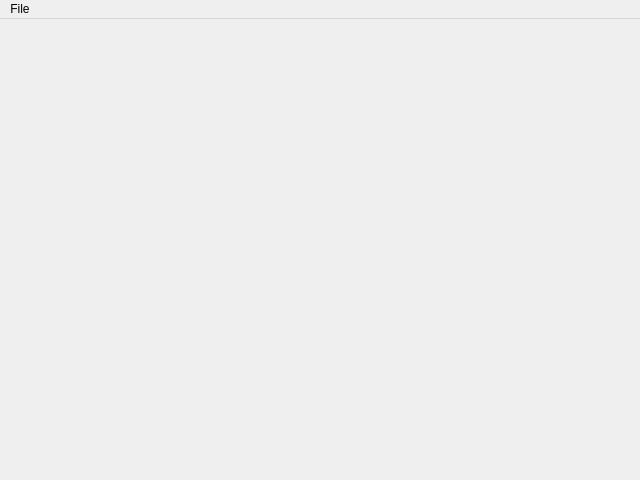
<?xml version="1.0" encoding="UTF-8"?>
<ui version="4.0">
 <class>MainWindow</class>
 <widget class="QMainWindow" name="MainWindow">
  <property name="geometry">
   <rect>
    <x>0</x>
    <y>0</y>
    <width>640</width>
    <height>480</height>
   </rect>
  </property>
  <property name="sizePolicy">
   <sizepolicy hsizetype="Preferred" vsizetype="Preferred">
    <horstretch>0</horstretch>
    <verstretch>0</verstretch>
   </sizepolicy>
  </property>
  <property name="minimumSize">
   <size>
    <width>0</width>
    <height>0</height>
   </size>
  </property>
  <property name="baseSize">
   <size>
    <width>0</width>
    <height>0</height>
   </size>
  </property>
  <property name="windowTitle">
   <string>TextFlow</string>
  </property>
  <property name="styleSheet">
   <string notr="true"/>
  </property>
  <widget class="QWidget" name="centralwidget">
   <layout class="QHBoxLayout" name="horizontalLayout">
    <property name="spacing">
     <number>0</number>
    </property>
    <property name="margin">
     <number>0</number>
    </property>
   </layout>
  </widget>
  <widget class="QMenuBar" name="menubar">
   <property name="geometry">
    <rect>
     <x>0</x>
     <y>0</y>
     <width>640</width>
     <height>24</height>
    </rect>
   </property>
   <widget class="QMenu" name="menuFile">
    <property name="title">
     <string>File</string>
    </property>
    <addaction name="actionOpen"/>
    <addaction name="separator"/>
    <addaction name="actionSave"/>
    <addaction name="actionSave_As"/>
    <addaction name="separator"/>
    <addaction name="actionClose"/>
   </widget>
   <addaction name="menuFile"/>
  </widget>
  <action name="actionOpen">
   <property name="text">
    <string>Open</string>
   </property>
  </action>
  <action name="actionNew">
   <property name="text">
    <string>New</string>
   </property>
  </action>
  <action name="actionSave">
   <property name="text">
    <string>Save</string>
   </property>
  </action>
  <action name="actionSave_As">
   <property name="text">
    <string>Save As...</string>
   </property>
  </action>
  <action name="actionClose">
   <property name="text">
    <string>Close</string>
   </property>
  </action>
 </widget>
 <resources/>
 <connections/>
</ui>
